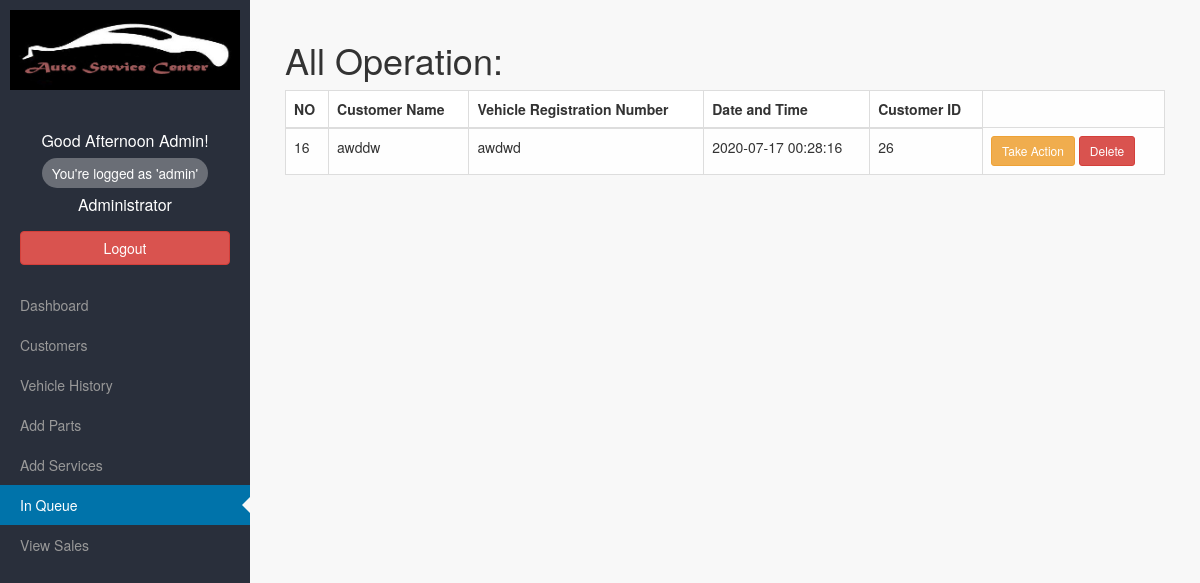
The page /auto/inqueue.php (signed in) on the database its author committed.
### tables this page shows
CREATE TABLE IF NOT EXISTS `visit_rec` (
  `id` int(11) NOT NULL AUTO_INCREMENT,
  `customer_name` varchar(200) NOT NULL,
  `vehicle_reg` varchar(100) NOT NULL,
  `in_time` datetime DEFAULT NULL,
  `out_time` datetime DEFAULT NULL,
  `state` int(11) DEFAULT NULL,
  `customer_id` int(11) DEFAULT NULL,
  PRIMARY KEY (`id`)
);

### auto/inqueue.php (the view, shortened to what this page needs)
?>        <?php require_once 'header.php'; ?>
        <?php require_once 'sidebar.php'; ?>
        <div id="page-content-wrapper">
            <div class="container-fluid">
                <div class="row">
                    <div class="col-md-12">
                   <?php
									$sql1= "SELECT * FROM visit_rec WHERE state=1";
									$arr1=mysqli_query($con,$sql1);
									$arr = mysqli_fetch_all($arr1);
                                  $no=count($arr);
                                  if($no==0) : ?>
                                  <h3>No Vehicles to Service</h1>
                                <?php else: ?>
                                  <h1>All Operation:</h1>
                                  <table class="table table-bordered">
                                   <thead>
                                  <tr>
                                    <th>NO</th>
                                    <th>Customer Name</th>
                                    <th>Vehicle Registration Number</th>
                                    <th>Date and Time</th>
                                    <th>Customer ID</th>
                                  </tr>
                                </thead>
                                <tbody>
                                <?php
                                $i=0;
                                while($i<$no)
                                {
                                  echo "<tr>
                                        <td>{$arr[$i][0]}</td>
                                        <td>{$arr[$i][1]}</td>
                                        <td>{$arr[$i][2]}</td>
                                        <td>{$arr[$i][3]}</td>
										<td>{$arr[$i][6]}</td>
                                        <td>
                                        <a href=\"action.php?single={$arr[$i][6]}\" class=\"btn btn-warning btn-sm\">Take Action</a>
                                        <a href=\"addtocart.php?delete_inq=true&qid={$arr[$i][6]}\" class=\"btn btn-danger btn-sm\">Delete</a>
                                        </td>
                                        </tr>";
                                  $i++;
                                }
                                ?>
                                </tbody>
                                </table>
                              </div>
                    </div>
                <?php endif; ?>
                </div>
            </div>
        <?php require_once 'footer.php'; ?>

### auto/css/main.css (style rules this page uses)
body { background-color: #f8f8f8; }
.table { background: #fefefe; }
.table thead { background: #FFF; }
.table tbody tr { transition: background-color 0.5s ease; }

### auto/css/simple-sidebar.css (style rules this page uses)
body { overflow-x: hidden; }
#page-content-wrapper { width: 100%; position: absolute; padding: 15px; }
#wrapper.toggled #page-content-wrapper { position: absolute; margin-right: -250px; }
@media (min-width:768px) { #page-content-wrapper { padding: 20px; position: relative; } }
@media (min-width:768px) { #wrapper.toggled #page-content-wrapper { position: relative; margin-right: 0; } }

### rows shown on the page
visit_rec: id "16", customer_name "awddw", vehicle_reg "awdwd", in_time "2020-07-17 00:28:16", customer "26"

### other values the page prints
$greeting "Good Afternoon"
$user['fname'] "Admin"
$user['username'] "admin"
$user['typename'] "Administrator"
